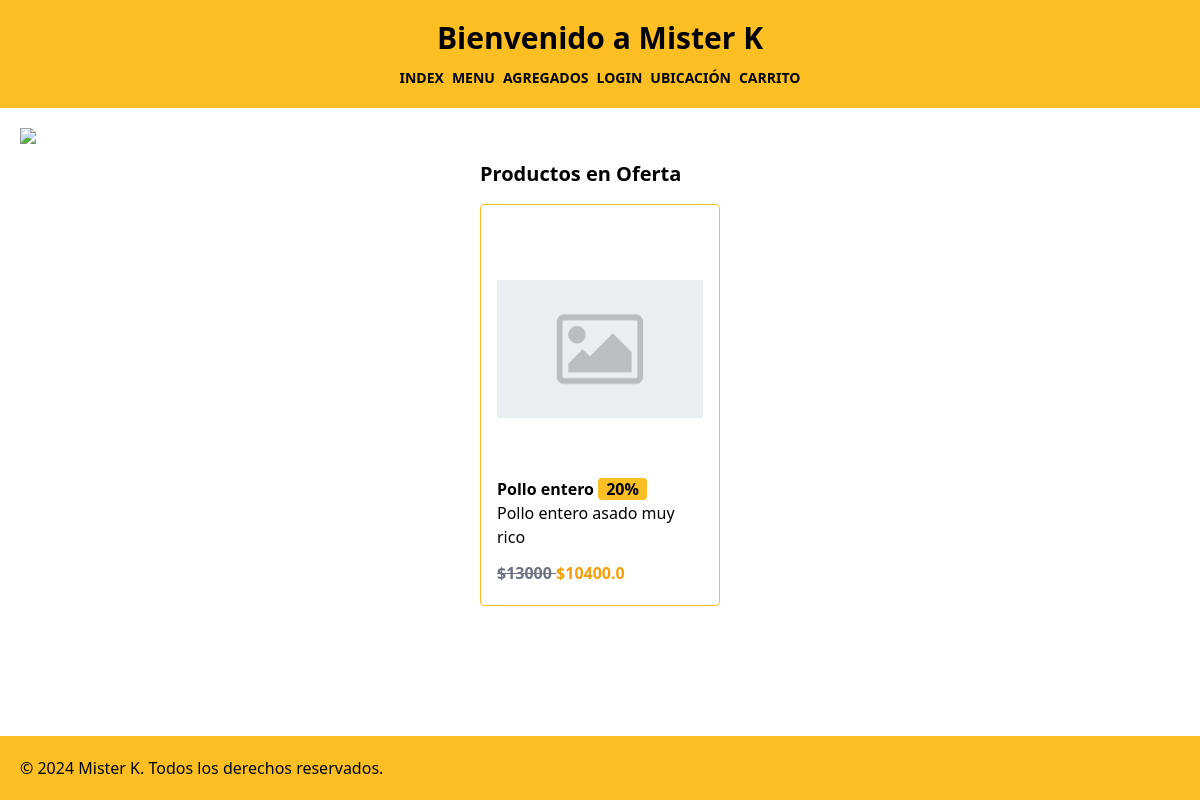
The page / on the database its author committed.
### misterK/models.py (models this page shows, shortened)
class Productos(models.Model):
    nombre = models.CharField(max_length=50)
    precio = models.IntegerField()
    descripcion = models.CharField(max_length=100)
    categoria = models.ForeignKey(Categorias, on_delete=models.CASCADE)
    oferta = models.BooleanField(default=False)
    porcentajeOferta = models.IntegerField()
    imagen = models.ImageField(upload_to='productos/',null=True,blank=True)
    def precio_con_descuento(self):
        if self.oferta:
            return round(self.precio * (1 - self.porcentajeOferta / 100), 2)
        return self.precio

### misterK/views.py (the view)
# urls.py: path('', views.index, name='index'),
def index(request):
    productos_en_oferta = Productos.objects.filter(oferta=True)[:6]
    data = {
        'productos_en_oferta': productos_en_oferta,
    }
    return render(request, 'index.html',data)

### templates/index.html (shortened to what this page needs)
{% extends "base.html" %}
{% block header_title %}Bienvenido a Mister K{% endblock %}
{% block content %}
{% load static %}
    <img class="w-full h-auto" src="{% static 'images/misterk.png' %}">
    <div class="productos-en-oferta mt-4">
      <h2 class="text-xl font-bold mb-4">Productos en Oferta</h2>
      <div class="flex gap-4">
          {% for p in productos_en_oferta %}
              <div class="p-4 border border-amber-400 rounded hover:bg-white w-60 flex flex-col items-stretch hover:border-2"
              onClick="window.location.href='/producto/{{ p.id }}/'">
                {% if p.imagen %}
                      <img class="object-contain h-64 w-full" src="{{ p.imagen.url }}" alt="{{ p.nombre }}">
                {% else %}
                      <img class="object-contain h-64 w-full" src="{% static 'images/default_image.png' %}">
                {% endif %}
                  <h4 class="font-bold">{{ p.nombre }}
                    {% if p.oferta == 1 %}
                    <span class="bg-amber-400 px-2 rounded font-bold">
                      {{p.porcentajeOferta}}%
                    </span>
                  {% endif %}
                  </h4>
                  <p>{{ p.descripcion }}</p>
                  <div class="mt-2">
                      <button class="font-bold py-1 rounded">
                          <span class="text-gray-500 line-through">
                              ${{ p.precio }}
                          </span>
                          <span class="text-amber-500">
                              ${{ p.precio_con_descuento }}
                          </span>
                      </button>
                  </div>
              </div>
          {% endfor %}
      </div>
  </div>
{% endblock %}
{% block footer %}
  &copy; 2024 Mister K. Todos los derechos reservados.
{% endblock %}

### rows shown on the page
Productos: nombre "Pollo entero", porcentajeOferta "20", descripcion "Pollo entero asado muy rico", precio "13000", precio_con_descuento "10400.0"
